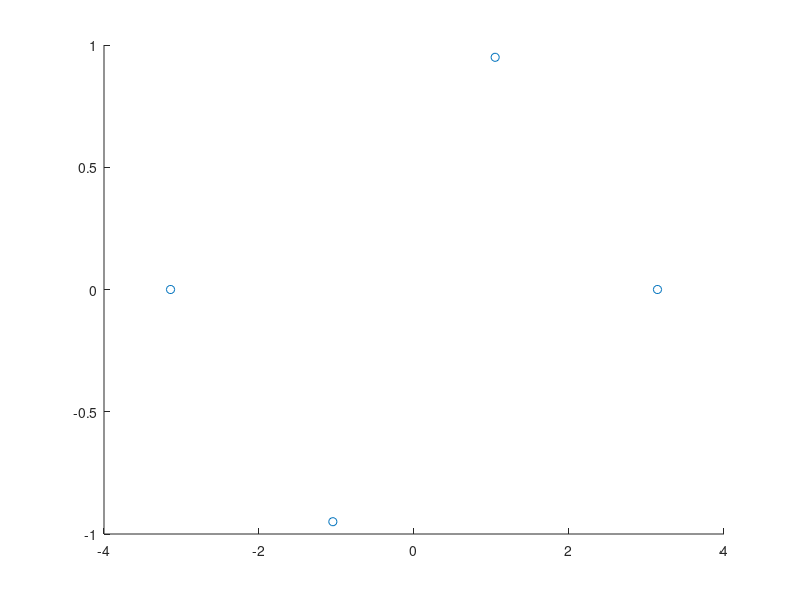

MATLAB code to generate this figure: (Note: this script raises an error after producing the figure.)
f = @(x) x.^2 .* sin(x);
a = -pi;
b = pi;

x = linspace(a, b, 4);
fX = f(x);
scatter(x, fX); hold on
p = lSquares(x, fX, 3);
x = linspace(a, b);
plot(x, polyval(p, x));
plot(x, f(x), 'green');

a = -0.5;
b = 0.5;
h = @(x) f(x) - polyval(p, x);

[x0, it] = zeroSecant(h, a, b, 0.000001, 100);
scatter(x0, f(x0)); hold off
it